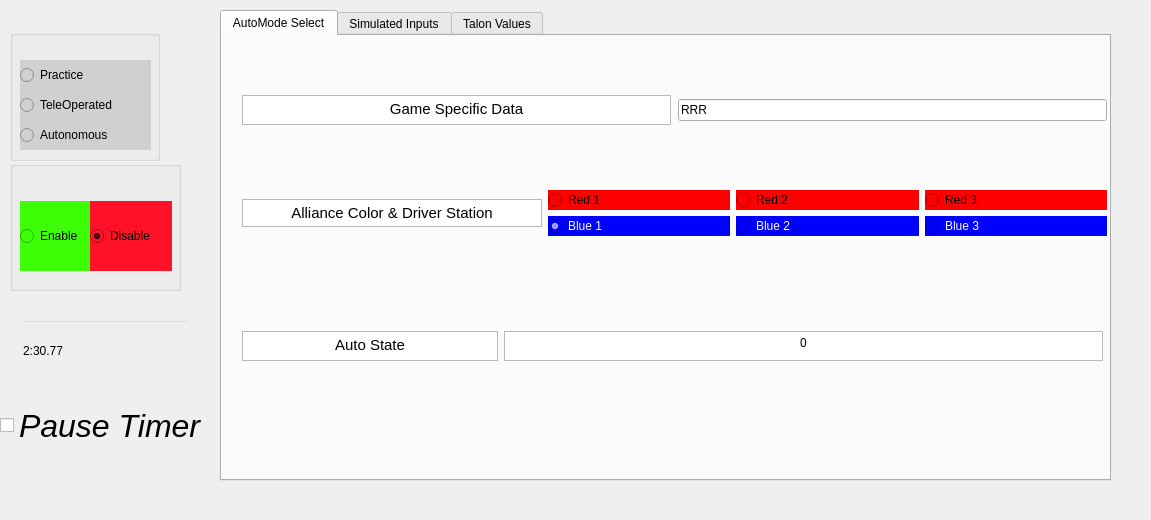
<?xml version="1.0" encoding="UTF-8"?>
<ui version="4.0">
 <class>Team900</class>
 <widget class="QWidget" name="Team900">
  <property name="geometry">
   <rect>
    <x>0</x>
    <y>0</y>
    <width>1151</width>
    <height>520</height>
   </rect>
  </property>
  <property name="font">
   <font>
    <italic>false</italic>
   </font>
  </property>
  <property name="windowTitle">
   <string>Driver Station Sim Team 900</string>
  </property>
  <widget class="QWidget" name="centralwidget">
   <property name="geometry">
    <rect>
     <x>10</x>
     <y>30</y>
     <width>171</width>
     <height>261</height>
    </rect>
   </property>
   <layout class="QHBoxLayout" name="horizontalLayout_10">
    <item>
     <layout class="QHBoxLayout" name="horizontalLayout">
      <item>
       <layout class="QVBoxLayout" name="verticalLayout">
        <property name="spacing">
         <number>0</number>
        </property>
        <property name="sizeConstraint">
         <enum>QLayout::SetMinimumSize</enum>
        </property>
        <item>
         <layout class="QVBoxLayout" name="verticalLayout_2">
          <item>
           <widget class="QGroupBox" name="groupBox">
            <property name="maximumSize">
             <size>
              <width>150</width>
              <height>16777215</height>
             </size>
            </property>
            <property name="title">
             <string/>
            </property>
            <widget class="QRadioButton" name="auto_mode">
             <property name="geometry">
              <rect>
               <x>10</x>
               <y>90</y>
               <width>131</width>
               <height>30</height>
              </rect>
             </property>
             <property name="minimumSize">
              <size>
               <width>0</width>
               <height>30</height>
              </size>
             </property>
             <property name="maximumSize">
              <size>
               <width>16777215</width>
               <height>16777215</height>
              </size>
             </property>
             <property name="focusPolicy">
              <enum>Qt::NoFocus</enum>
             </property>
             <property name="styleSheet">
              <string notr="true">background-color: rgba(208, 208, 208, 255);
selection-color: rgb(66, 255, 183);
selection-background-color: rgb(255, 249, 69);</string>
             </property>
             <property name="text">
              <string>Autonomous</string>
             </property>
             <property name="checkable">
              <bool>true</bool>
             </property>
            </widget>
            <widget class="QRadioButton" name="teleop_button">
             <property name="geometry">
              <rect>
               <x>10</x>
               <y>60</y>
               <width>131</width>
               <height>30</height>
              </rect>
             </property>
             <property name="minimumSize">
              <size>
               <width>0</width>
               <height>30</height>
              </size>
             </property>
             <property name="maximumSize">
              <size>
               <width>16777215</width>
               <height>16777215</height>
              </size>
             </property>
             <property name="focusPolicy">
              <enum>Qt::NoFocus</enum>
             </property>
             <property name="styleSheet">
              <string notr="true">background-color: rgba(208, 208, 208, 255);
selection-background-color: rgba(255, 255, 255, 0);
selection-color: rgba(255, 255, 255, 0);
</string>
             </property>
             <property name="text">
              <string>TeleOperated</string>
             </property>
             <property name="checkable">
              <bool>true</bool>
             </property>
            </widget>
            <widget class="QRadioButton" name="practice_button">
             <property name="geometry">
              <rect>
               <x>10</x>
               <y>30</y>
               <width>131</width>
               <height>30</height>
              </rect>
             </property>
             <property name="minimumSize">
              <size>
               <width>0</width>
               <height>30</height>
              </size>
             </property>
             <property name="maximumSize">
              <size>
               <width>16777215</width>
               <height>16777215</height>
              </size>
             </property>
             <property name="focusPolicy">
              <enum>Qt::NoFocus</enum>
             </property>
             <property name="styleSheet">
              <string notr="true">background-color: rgba(208, 208, 208, 255);
selection-background-color: rgba(255, 255, 255, 0);
selection-color: rgba(255, 255, 255, 0);</string>
             </property>
             <property name="text">
              <string>Practice</string>
             </property>
             <property name="checkable">
              <bool>true</bool>
             </property>
            </widget>
           </widget>
          </item>
         </layout>
        </item>
        <item>
         <layout class="QHBoxLayout" name="horizontalLayout_2" stretch="0">
          <item>
           <widget class="QGroupBox" name="groupBox_2">
            <property name="title">
             <string/>
            </property>
            <widget class="QRadioButton" name="disable_button_2">
             <property name="geometry">
              <rect>
               <x>80</x>
               <y>40</y>
               <width>82</width>
               <height>70</height>
              </rect>
             </property>
             <property name="minimumSize">
              <size>
               <width>0</width>
               <height>70</height>
              </size>
             </property>
             <property name="sizeIncrement">
              <size>
               <width>0</width>
               <height>1</height>
              </size>
             </property>
             <property name="focusPolicy">
              <enum>Qt::NoFocus</enum>
             </property>
             <property name="contextMenuPolicy">
              <enum>Qt::NoContextMenu</enum>
             </property>
             <property name="acceptDrops">
              <bool>true</bool>
             </property>
             <property name="styleSheet">
              <string notr="true">background-color: rgb(255, 17, 40);
selection-background-color: rgba(255, 255, 255, 0);
selection-color: rgba(255, 255, 255, 0);
</string>
             </property>
             <property name="text">
              <string>Disable</string>
             </property>
             <property name="iconSize">
              <size>
               <width>60</width>
               <height>60</height>
              </size>
             </property>
             <property name="checkable">
              <bool>true</bool>
             </property>
             <property name="checked">
              <bool>true</bool>
             </property>
            </widget>
            <widget class="QRadioButton" name="enable_button_2">
             <property name="geometry">
              <rect>
               <x>10</x>
               <y>40</y>
               <width>74</width>
               <height>70</height>
              </rect>
             </property>
             <property name="minimumSize">
              <size>
               <width>0</width>
               <height>70</height>
              </size>
             </property>
             <property name="sizeIncrement">
              <size>
               <width>0</width>
               <height>1</height>
              </size>
             </property>
             <property name="focusPolicy">
              <enum>Qt::NoFocus</enum>
             </property>
             <property name="contextMenuPolicy">
              <enum>Qt::NoContextMenu</enum>
             </property>
             <property name="acceptDrops">
              <bool>true</bool>
             </property>
             <property name="styleSheet">
              <string notr="true">border-left-color: rgb(131, 255, 229);
background-color: rgb(61, 255, 8);
border-top-color: rgb(57, 120, 255);
selection-color: rgb(255, 112, 248);
selection-background-color: rgb(76, 148, 255);
border-color: rgb(255, 161, 129);</string>
             </property>
             <property name="text">
              <string>Enable</string>
             </property>
             <property name="iconSize">
              <size>
               <width>60</width>
               <height>60</height>
              </size>
             </property>
             <property name="checkable">
              <bool>true</bool>
             </property>
            </widget>
            <zorder>enable_button_2</zorder>
            <zorder>disable_button_2</zorder>
           </widget>
          </item>
         </layout>
        </item>
       </layout>
      </item>
     </layout>
    </item>
   </layout>
  </widget>
  <widget class="QLineEdit" name="time">
   <property name="geometry">
    <rect>
     <x>20</x>
     <y>320</y>
     <width>171</width>
     <height>61</height>
    </rect>
   </property>
   <property name="styleSheet">
    <string notr="true">font: 63 italic 32pt &quot;Ubuntu&quot;;
background-color: rgba(255, 255, 255, 0);</string>
   </property>
   <property name="text">
    <string>2:30.77</string>
   </property>
  </widget>
  <widget class="QCheckBox" name="timer_pause">
   <property name="geometry">
    <rect>
     <x>0</x>
     <y>390</y>
     <width>221</width>
     <height>71</height>
    </rect>
   </property>
   <property name="font">
    <font>
     <family>Ubuntu</family>
     <pointsize>24</pointsize>
     <weight>8</weight>
     <italic>true</italic>
     <bold>false</bold>
    </font>
   </property>
   <property name="styleSheet">
    <string notr="true">font: 63 italic 24pt &quot;Ubuntu&quot;;</string>
   </property>
   <property name="text">
    <string>Pause Timer</string>
   </property>
   <property name="iconSize">
    <size>
     <width>16</width>
     <height>16</height>
    </size>
   </property>
  </widget>
  <widget class="QTabWidget" name="tabWidget">
   <property name="geometry">
    <rect>
     <x>220</x>
     <y>10</y>
     <width>891</width>
     <height>471</height>
    </rect>
   </property>
   <property name="currentIndex">
    <number>0</number>
   </property>
   <widget class="QWidget" name="tab_3">
    <attribute name="title">
     <string>AutoMode Select</string>
    </attribute>
    <widget class="QWidget" name="layoutWidget">
     <property name="geometry">
      <rect>
       <x>20</x>
       <y>0</y>
       <width>865</width>
       <height>259</height>
      </rect>
     </property>
     <layout class="QVBoxLayout" name="verticalLayout_3">
      <item>
       <layout class="QHBoxLayout" name="horizontalLayout_4">
        <item>
         <widget class="QTextBrowser" name="game_specific_data_label">
          <property name="minimumSize">
           <size>
            <width>0</width>
            <height>0</height>
           </size>
          </property>
          <property name="maximumSize">
           <size>
            <width>16777215</width>
            <height>30</height>
           </size>
          </property>
          <property name="html">
           <string>&lt;!DOCTYPE HTML PUBLIC &quot;-//W3C//DTD HTML 4.0//EN&quot; &quot;http://www.w3.org/TR/REC-html40/strict.dtd&quot;&gt;
&lt;html&gt;&lt;head&gt;&lt;meta name=&quot;qrichtext&quot; content=&quot;1&quot; /&gt;&lt;style type=&quot;text/css&quot;&gt;
p, li { white-space: pre-wrap; }
&lt;/style&gt;&lt;/head&gt;&lt;body style=&quot; font-family:'Sans Serif'; font-size:9pt; font-weight:400; font-style:normal;&quot;&gt;
&lt;p align=&quot;center&quot; style=&quot; margin-top:0px; margin-bottom:0px; margin-left:0px; margin-right:0px; -qt-block-indent:0; text-indent:0px;&quot;&gt;&lt;span style=&quot; font-family:'Ubuntu'; font-size:11pt;&quot;&gt;Game Specific Data&lt;/span&gt;&lt;/p&gt;&lt;/body&gt;&lt;/html&gt;</string>
          </property>
         </widget>
        </item>
        <item>
         <spacer name="horizontalSpacer_2">
          <property name="orientation">
           <enum>Qt::Horizontal</enum>
          </property>
          <property name="sizeType">
           <enum>QSizePolicy::Fixed</enum>
          </property>
          <property name="sizeHint" stdset="0">
           <size>
            <width>1</width>
            <height>20</height>
           </size>
          </property>
         </spacer>
        </item>
        <item>
         <widget class="QLineEdit" name="game_specific_data">
          <property name="text">
           <string>RRR</string>
          </property>
         </widget>
        </item>
       </layout>
      </item>
      <item>
       <layout class="QHBoxLayout" name="horizontalLayout_14" stretch="0,0">
        <item>
         <widget class="QTextBrowser" name="textBrowser">
          <property name="maximumSize">
           <size>
            <width>300</width>
            <height>28</height>
           </size>
          </property>
          <property name="html">
           <string>&lt;!DOCTYPE HTML PUBLIC &quot;-//W3C//DTD HTML 4.0//EN&quot; &quot;http://www.w3.org/TR/REC-html40/strict.dtd&quot;&gt;
&lt;html&gt;&lt;head&gt;&lt;meta name=&quot;qrichtext&quot; content=&quot;1&quot; /&gt;&lt;style type=&quot;text/css&quot;&gt;
p, li { white-space: pre-wrap; }
&lt;/style&gt;&lt;/head&gt;&lt;body style=&quot; font-family:'Sans Serif'; font-size:9pt; font-weight:400; font-style:normal;&quot;&gt;
&lt;p align=&quot;center&quot; style=&quot; margin-top:0px; margin-bottom:0px; margin-left:0px; margin-right:0px; -qt-block-indent:0; text-indent:0px;&quot;&gt;&lt;span style=&quot; font-family:'Ubuntu'; font-size:11pt;&quot;&gt;Alliance Color &amp;amp; Driver Station&lt;/span&gt;&lt;/p&gt;&lt;/body&gt;&lt;/html&gt;</string>
          </property>
         </widget>
        </item>
        <item>
         <layout class="QVBoxLayout" name="verticalLayout_5">
          <property name="rightMargin">
           <number>0</number>
          </property>
          <item>
           <layout class="QHBoxLayout" name="horizontalLayout_8">
            <item>
             <widget class="QRadioButton" name="red1">
              <property name="styleSheet">
               <string notr="true">background: red;</string>
              </property>
              <property name="text">
               <string>Red 1</string>
              </property>
             </widget>
            </item>
            <item>
             <widget class="QRadioButton" name="red2">
              <property name="styleSheet">
               <string notr="true">background: red;</string>
              </property>
              <property name="text">
               <string>Red 2</string>
              </property>
             </widget>
            </item>
            <item>
             <widget class="QRadioButton" name="red3">
              <property name="styleSheet">
               <string notr="true">background: red;</string>
              </property>
              <property name="text">
               <string>Red 3</string>
              </property>
             </widget>
            </item>
           </layout>
          </item>
          <item>
           <layout class="QHBoxLayout" name="horizontalLayout_6">
            <item>
             <widget class="QRadioButton" name="blue1">
              <property name="styleSheet">
               <string notr="true">background: blue; color: white;</string>
              </property>
              <property name="text">
               <string>Blue 1</string>
              </property>
              <property name="checked">
               <bool>true</bool>
              </property>
             </widget>
            </item>
            <item>
             <widget class="QRadioButton" name="blue2">
              <property name="styleSheet">
               <string notr="true">background: blue; color: white;</string>
              </property>
              <property name="text">
               <string>Blue 2</string>
              </property>
             </widget>
            </item>
            <item>
             <widget class="QRadioButton" name="blue3">
              <property name="styleSheet">
               <string notr="true">background: blue; color: white;</string>
              </property>
              <property name="text">
               <string>Blue 3</string>
              </property>
             </widget>
            </item>
           </layout>
          </item>
         </layout>
        </item>
       </layout>
      </item>
     </layout>
    </widget>
    <widget class="QWidget" name="horizontalLayoutWidget">
     <property name="geometry">
      <rect>
       <x>20</x>
       <y>270</y>
       <width>861</width>
       <height>80</height>
      </rect>
     </property>
     <layout class="QHBoxLayout" name="horizontalLayout_3">
      <item>
       <widget class="QTextBrowser" name="auto_state_readback_label">
        <property name="sizePolicy">
         <sizepolicy hsizetype="Fixed" vsizetype="Expanding">
          <horstretch>0</horstretch>
          <verstretch>0</verstretch>
         </sizepolicy>
        </property>
        <property name="maximumSize">
         <size>
          <width>16777215</width>
          <height>30</height>
         </size>
        </property>
        <property name="html">
         <string>&lt;!DOCTYPE HTML PUBLIC &quot;-//W3C//DTD HTML 4.0//EN&quot; &quot;http://www.w3.org/TR/REC-html40/strict.dtd&quot;&gt;
&lt;html&gt;&lt;head&gt;&lt;meta name=&quot;qrichtext&quot; content=&quot;1&quot; /&gt;&lt;style type=&quot;text/css&quot;&gt;
p, li { white-space: pre-wrap; }
&lt;/style&gt;&lt;/head&gt;&lt;body style=&quot; font-family:'Sans Serif'; font-size:9pt; font-weight:400; font-style:normal;&quot;&gt;
&lt;p align=&quot;center&quot; style=&quot; margin-top:0px; margin-bottom:0px; margin-left:0px; margin-right:0px; -qt-block-indent:0; text-indent:0px;&quot;&gt;&lt;span style=&quot; font-family:'Ubuntu'; font-size:11pt;&quot;&gt;Auto State&lt;/span&gt;&lt;/p&gt;&lt;/body&gt;&lt;/html&gt;</string>
        </property>
       </widget>
      </item>
      <item>
       <widget class="QTextBrowser" name="auto_state_readback_text">
        <property name="maximumSize">
         <size>
          <width>16777215</width>
          <height>30</height>
         </size>
        </property>
        <property name="html">
         <string>&lt;!DOCTYPE HTML PUBLIC &quot;-//W3C//DTD HTML 4.0//EN&quot; &quot;http://www.w3.org/TR/REC-html40/strict.dtd&quot;&gt;
&lt;html&gt;&lt;head&gt;&lt;meta name=&quot;qrichtext&quot; content=&quot;1&quot; /&gt;&lt;style type=&quot;text/css&quot;&gt;
p, li { white-space: pre-wrap; }
&lt;/style&gt;&lt;/head&gt;&lt;body style=&quot; font-family:'Sans Serif'; font-size:9pt; font-weight:400; font-style:normal;&quot;&gt;
&lt;p align=&quot;center&quot; style=&quot; margin-top:0px; margin-bottom:0px; margin-left:0px; margin-right:0px; -qt-block-indent:0; text-indent:0px;&quot;&gt;0&lt;/p&gt;&lt;/body&gt;&lt;/html&gt;</string>
        </property>
       </widget>
      </item>
     </layout>
    </widget>
   </widget>
   <widget class="QWidget" name="tab_4">
    <attribute name="title">
     <string>Simulated Inputs</string>
    </attribute>
   </widget>
   <widget class="QWidget" name="tab">
    <attribute name="title">
     <string>Talon Values</string>
    </attribute>
   </widget>
  </widget>
 </widget>
 <resources/>
 <connections/>
</ui>
